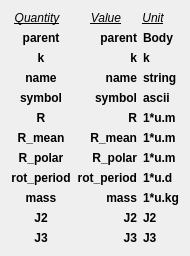
   <widget class="QWidget" name="layoutWidget_2">
    <property name="geometry">
     <rect>
      <x>110</x>
      <y>30</y>
      <width>180</width>
      <height>230</height>
     </rect>
    </property>
    <layout class="QVBoxLayout" name="attrib_table">
     <item>
      <layout class="QHBoxLayout" name="attrib_headings">
       <item>
        <widget class="QLabel" name="quantity">
         <property name="text">
          <string>&lt;html&gt;&lt;head/&gt;&lt;body&gt;&lt;p&gt;&lt;span style=&quot; font-style:italic; text-decoration: underline;&quot;&gt;Quantity&lt;/span&gt;&lt;/p&gt;&lt;/body&gt;&lt;/html&gt;</string>
         </property>
         <property name="alignment">
          <set>Qt::AlignCenter</set>
         </property>
        </widget>
       </item>
       <item>
        <widget class="QLabel" name="value">
         <property name="text">
          <string>&lt;html&gt;&lt;head/&gt;&lt;body&gt;&lt;p&gt;&lt;span style=&quot; font-style:italic; text-decoration: underline;&quot;&gt;Value&lt;/span&gt;&lt;/p&gt;&lt;/body&gt;&lt;/html&gt;</string>
         </property>
         <property name="alignment">
          <set>Qt::AlignRight|Qt::AlignTrailing|Qt::AlignVCenter</set>
         </property>
        </widget>
       </item>
       <item>
        <widget class="QLabel" name="unit">
         <property name="text">
          <string>&lt;html&gt;&lt;head/&gt;&lt;body&gt;&lt;p&gt;&lt;span style=&quot; font-style:italic; text-decoration: underline;&quot;&gt;Unit&lt;/span&gt;&lt;/p&gt;&lt;/body&gt;&lt;/html&gt;</string>
         </property>
         <property name="alignment">
          <set>Qt::AlignCenter</set>
         </property>
        </widget>
       </item>
      </layout>
     </item>
     <item>
      <layout class="QHBoxLayout" name="attrib_data">
       <item>
        <layout class="QVBoxLayout" name="fields">
         <item>
          <widget class="QLabel" name="lf_parent">
           <property name="text">
            <string>&lt;html&gt;&lt;head/&gt;&lt;body&gt;&lt;p&gt;&lt;span style=&quot; font-weight:600;&quot;&gt;parent&lt;/span&gt;&lt;/p&gt;&lt;/body&gt;&lt;/html&gt;</string>
           </property>
           <property name="alignment">
            <set>Qt::AlignCenter</set>
           </property>
           <property name="buddy">
            <cstring>parent Body</cstring>
           </property>
          </widget>
         </item>
         <item>
          <widget class="QLabel" name="lf_k">
           <property name="text">
            <string>&lt;html&gt;&lt;head/&gt;&lt;body&gt;&lt;p&gt;&lt;span style=&quot; font-weight:600;&quot;&gt;k&lt;/span&gt;&lt;/p&gt;&lt;/body&gt;&lt;/html&gt;</string>
           </property>
           <property name="alignment">
            <set>Qt::AlignCenter</set>
           </property>
           <property name="buddy">
            <cstring>gravitational parameter</cstring>
           </property>
          </widget>
         </item>
         <item>
          <widget class="QLabel" name="lf_name">
           <property name="text">
            <string>&lt;html&gt;&lt;head/&gt;&lt;body&gt;&lt;p&gt;&lt;span style=&quot; font-weight:600;&quot;&gt;name&lt;/span&gt;&lt;/p&gt;&lt;/body&gt;&lt;/html&gt;</string>
           </property>
           <property name="alignment">
            <set>Qt::AlignCenter</set>
           </property>
           <property name="buddy">
            <cstring>name of Body</cstring>
           </property>
          </widget>
         </item>
         <item>
          <widget class="QLabel" name="lf_symbol">
           <property name="text">
            <string>&lt;html&gt;&lt;head/&gt;&lt;body&gt;&lt;p&gt;&lt;span style=&quot; font-weight:600;&quot;&gt;symbol&lt;/span&gt;&lt;/p&gt;&lt;/body&gt;&lt;/html&gt;</string>
           </property>
           <property name="alignment">
            <set>Qt::AlignCenter</set>
           </property>
           <property name="buddy">
            <cstring>symbol for Body</cstring>
           </property>
          </widget>
         </item>
         <item>
          <widget class="QLabel" name="lf_R">
           <property name="text">
            <string>&lt;html&gt;&lt;head/&gt;&lt;body&gt;&lt;p&gt;&lt;span style=&quot; font-weight:600;&quot;&gt;R&lt;/span&gt;&lt;/p&gt;&lt;/body&gt;&lt;/html&gt;</string>
           </property>
           <property name="alignment">
            <set>Qt::AlignCenter</set>
           </property>
           <property name="buddy">
            <cstring>equatorial radius</cstring>
           </property>
          </widget>
         </item>
         <item>
          <widget class="QLabel" name="lf_R_mean">
           <property name="text">
            <string>&lt;html&gt;&lt;head/&gt;&lt;body&gt;&lt;p&gt;&lt;span style=&quot; font-weight:600;&quot;&gt;R_mean&lt;/span&gt;&lt;/p&gt;&lt;/body&gt;&lt;/html&gt;</string>
           </property>
           <property name="alignment">
            <set>Qt::AlignCenter</set>
           </property>
           <property name="buddy">
            <cstring>mean radius</cstring>
           </property>
          </widget>
         </item>
         <item>
          <widget class="QLabel" name="lf_R_polar">
           <property name="text">
            <string>&lt;html&gt;&lt;head/&gt;&lt;body&gt;&lt;p&gt;&lt;span style=&quot; font-weight:600;&quot;&gt;R_polar&lt;/span&gt;&lt;/p&gt;&lt;/body&gt;&lt;/html&gt;</string>
           </property>
           <property name="alignment">
            <set>Qt::AlignCenter</set>
           </property>
           <property name="buddy">
            <cstring>polar radius</cstring>
           </property>
          </widget>
         </item>
         <item>
          <widget class="QLabel" name="lf_rot_per">
           <property name="text">
            <string>&lt;html&gt;&lt;head/&gt;&lt;body&gt;&lt;p&gt;&lt;span style=&quot; font-weight:600;&quot;&gt;rot_period&lt;/span&gt;&lt;/p&gt;&lt;/body&gt;&lt;/html&gt;</string>
           </property>
           <property name="alignment">
            <set>Qt::AlignCenter</set>
           </property>
          </widget>
         </item>
         <item>
          <widget class="QLabel" name="lf_mass">
           <property name="text">
            <string>&lt;html&gt;&lt;head/&gt;&lt;body&gt;&lt;p&gt;&lt;span style=&quot; font-weight:600;&quot;&gt;mass&lt;/span&gt;&lt;/p&gt;&lt;/body&gt;&lt;/html&gt;</string>
           </property>
           <property name="alignment">
            <set>Qt::AlignCenter</set>
           </property>
          </widget>
         </item>
         <item>
          <widget class="QLabel" name="lf_J2">
           <property name="text">
            <string>&lt;html&gt;&lt;head/&gt;&lt;body&gt;&lt;p&gt;&lt;span style=&quot; font-weight:600;&quot;&gt;J2&lt;/span&gt;&lt;/p&gt;&lt;/body&gt;&lt;/html&gt;</string>
           </property>
           <property name="alignment">
            <set>Qt::AlignCenter</set>
           </property>
          </widget>
         </item>
         <item>
          <widget class="QLabel" name="lf_J3">
           <property name="text">
            <string>&lt;html&gt;&lt;head/&gt;&lt;body&gt;&lt;p&gt;&lt;span style=&quot; font-weight:600;&quot;&gt;J3&lt;/span&gt;&lt;/p&gt;&lt;/body&gt;&lt;/html&gt;</string>
           </property>
           <property name="alignment">
            <set>Qt::AlignCenter</set>
           </property>
          </widget>
         </item>
        </layout>
       </item>
       <item>
        <layout class="QVBoxLayout" name="values">
         <item>
          <widget class="QLabel" name="lv_parent">
           <property name="text">
            <string>&lt;html&gt;&lt;head/&gt;&lt;body&gt;&lt;p&gt;&lt;span style=&quot; font-weight:600;&quot;&gt;parent&lt;/span&gt;&lt;/p&gt;&lt;/body&gt;&lt;/html&gt;</string>
           </property>
           <property name="alignment">
            <set>Qt::AlignRight|Qt::AlignTrailing|Qt::AlignVCenter</set>
           </property>
          </widget>
         </item>
         <item>
          <widget class="QLabel" name="lv_k">
           <property name="text">
            <string>&lt;html&gt;&lt;head/&gt;&lt;body&gt;&lt;p&gt;&lt;span style=&quot; font-weight:600;&quot;&gt;k&lt;/span&gt;&lt;/p&gt;&lt;/body&gt;&lt;/html&gt;</string>
           </property>
           <property name="alignment">
            <set>Qt::AlignRight|Qt::AlignTrailing|Qt::AlignVCenter</set>
           </property>
          </widget>
         </item>
         <item>
          <widget class="QLabel" name="lv_name">
           <property name="text">
            <string>&lt;html&gt;&lt;head/&gt;&lt;body&gt;&lt;p&gt;&lt;span style=&quot; font-weight:600;&quot;&gt;name&lt;/span&gt;&lt;/p&gt;&lt;/body&gt;&lt;/html&gt;</string>
           </property>
           <property name="alignment">
            <set>Qt::AlignRight|Qt::AlignTrailing|Qt::AlignVCenter</set>
           </property>
          </widget>
         </item>
         <item>
          <widget class="QLabel" name="lv_symbol">
           <property name="text">
            <string>&lt;html&gt;&lt;head/&gt;&lt;body&gt;&lt;p&gt;&lt;span style=&quot; font-weight:600;&quot;&gt;symbol&lt;/span&gt;&lt;/p&gt;&lt;/body&gt;&lt;/html&gt;</string>
           </property>
           <property name="alignment">
            <set>Qt::AlignRight|Qt::AlignTrailing|Qt::AlignVCenter</set>
           </property>
          </widget>
         </item>
         <item>
          <widget class="QLabel" name="lv_R">
           <property name="text">
            <string>&lt;html&gt;&lt;head/&gt;&lt;body&gt;&lt;p&gt;&lt;span style=&quot; font-weight:600;&quot;&gt;R&lt;/span&gt;&lt;/p&gt;&lt;/body&gt;&lt;/html&gt;</string>
           </property>
           <property name="alignment">
            <set>Qt::AlignRight|Qt::AlignTrailing|Qt::AlignVCenter</set>
           </property>
          </widget>
         </item>
         <item>
          <widget class="QLabel" name="lv_R_mean">
           <property name="text">
            <string>&lt;html&gt;&lt;head/&gt;&lt;body&gt;&lt;p&gt;&lt;span style=&quot; font-weight:600;&quot;&gt;R_mean&lt;/span&gt;&lt;/p&gt;&lt;/body&gt;&lt;/html&gt;</string>
           </property>
           <property name="alignment">
            <set>Qt::AlignRight|Qt::AlignTrailing|Qt::AlignVCenter</set>
           </property>
          </widget>
         </item>
         <item>
          <widget class="QLabel" name="lv_R_polar">
           <property name="text">
            <string>&lt;html&gt;&lt;head/&gt;&lt;body&gt;&lt;p&gt;&lt;span style=&quot; font-weight:600;&quot;&gt;R_polar&lt;/span&gt;&lt;/p&gt;&lt;/body&gt;&lt;/html&gt;</string>
           </property>
           <property name="alignment">
            <set>Qt::AlignRight|Qt::AlignTrailing|Qt::AlignVCenter</set>
           </property>
          </widget>
         </item>
         <item>
          <widget class="QLabel" name="lv_rot_per">
           <property name="text">
            <string>&lt;html&gt;&lt;head/&gt;&lt;body&gt;&lt;p&gt;&lt;span style=&quot; font-weight:600;&quot;&gt;rot_period&lt;/span&gt;&lt;/p&gt;&lt;/body&gt;&lt;/html&gt;</string>
           </property>
           <property name="alignment">
            <set>Qt::AlignRight|Qt::AlignTrailing|Qt::AlignVCenter</set>
           </property>
          </widget>
         </item>
         <item>
          <widget class="QLabel" name="lv_mass">
           <property name="text">
            <string>&lt;html&gt;&lt;head/&gt;&lt;body&gt;&lt;p&gt;&lt;span style=&quot; font-weight:600;&quot;&gt;mass&lt;/span&gt;&lt;/p&gt;&lt;/body&gt;&lt;/html&gt;</string>
           </property>
           <property name="alignment">
            <set>Qt::AlignRight|Qt::AlignTrailing|Qt::AlignVCenter</set>
           </property>
          </widget>
         </item>
         <item>
          <widget class="QLabel" name="lv_J2">
           <property name="text">
            <string>&lt;html&gt;&lt;head/&gt;&lt;body&gt;&lt;p&gt;&lt;span style=&quot; font-weight:600;&quot;&gt;J2&lt;/span&gt;&lt;/p&gt;&lt;/body&gt;&lt;/html&gt;</string>
           </property>
           <property name="alignment">
            <set>Qt::AlignRight|Qt::AlignTrailing|Qt::AlignVCenter</set>
           </property>
          </widget>
         </item>
         <item>
          <widget class="QLabel" name="lv_J3">
           <property name="text">
            <string>&lt;html&gt;&lt;head/&gt;&lt;body&gt;&lt;p&gt;&lt;span style=&quot; font-weight:600;&quot;&gt;J3&lt;/span&gt;&lt;/p&gt;&lt;/body&gt;&lt;/html&gt;</string>
           </property>
           <property name="alignment">
            <set>Qt::AlignRight|Qt::AlignTrailing|Qt::AlignVCenter</set>
           </property>
          </widget>
         </item>
        </layout>
       </item>
       <item>
        <layout class="QVBoxLayout" name="units">
         <item>
          <widget class="QLabel" name="lu_parent">
           <property name="text">
            <string>&lt;html&gt;&lt;head/&gt;&lt;body&gt;&lt;p&gt;&lt;span style=&quot; font-weight:600;&quot;&gt;Body&lt;/span&gt;&lt;/p&gt;&lt;/body&gt;&lt;/html&gt;</string>
           </property>
           <property name="alignment">
            <set>Qt::AlignLeading|Qt::AlignLeft|Qt::AlignVCenter</set>
           </property>
          </widget>
         </item>
         <item>
          <widget class="QLabel" name="lu_k">
           <property name="text">
            <string>&lt;html&gt;&lt;head/&gt;&lt;body&gt;&lt;p&gt;&lt;span style=&quot; font-weight:600;&quot;&gt;k&lt;/span&gt;&lt;/p&gt;&lt;/body&gt;&lt;/html&gt;</string>
           </property>
           <property name="alignment">
            <set>Qt::AlignLeading|Qt::AlignLeft|Qt::AlignVCenter</set>
           </property>
          </widget>
         </item>
         <item>
          <widget class="QLabel" name="lu_name">
           <property name="text">
            <string>&lt;html&gt;&lt;head/&gt;&lt;body&gt;&lt;p&gt;&lt;span style=&quot; font-weight:600;&quot;&gt;string&lt;/span&gt;&lt;/p&gt;&lt;/body&gt;&lt;/html&gt;</string>
           </property>
           <property name="alignment">
            <set>Qt::AlignLeading|Qt::AlignLeft|Qt::AlignVCenter</set>
           </property>
          </widget>
         </item>
         <item>
          <widget class="QLabel" name="lu_symbol">
           <property name="text">
            <string>&lt;html&gt;&lt;head/&gt;&lt;body&gt;&lt;p&gt;&lt;span style=&quot; font-weight:600;&quot;&gt;ascii&lt;/span&gt;&lt;/p&gt;&lt;/body&gt;&lt;/html&gt;</string>
           </property>
           <property name="alignment">
            <set>Qt::AlignLeading|Qt::AlignLeft|Qt::AlignVCenter</set>
           </property>
          </widget>
         </item>
         <item>
          <widget class="QLabel" name="lu_R">
           <property name="text">
            <string>&lt;html&gt;&lt;head/&gt;&lt;body&gt;&lt;p&gt;&lt;span style=&quot; font-weight:600;&quot;&gt;1*u.m&lt;/span&gt;&lt;/p&gt;&lt;/body&gt;&lt;/html&gt;</string>
           </property>
           <property name="alignment">
            <set>Qt::AlignLeading|Qt::AlignLeft|Qt::AlignVCenter</set>
           </property>
          </widget>
         </item>
         <item>
          <widget class="QLabel" name="lu_R_mean">
           <property name="text">
            <string>&lt;html&gt;&lt;head/&gt;&lt;body&gt;&lt;p&gt;&lt;span style=&quot; font-weight:600;&quot;&gt;1*u.m&lt;/span&gt;&lt;/p&gt;&lt;/body&gt;&lt;/html&gt;</string>
           </property>
           <property name="alignment">
            <set>Qt::AlignLeading|Qt::AlignLeft|Qt::AlignVCenter</set>
           </property>
          </widget>
         </item>
         <item>
          <widget class="QLabel" name="lu_R_polar">
           <property name="text">
            <string>&lt;html&gt;&lt;head/&gt;&lt;body&gt;&lt;p&gt;&lt;span style=&quot; font-weight:600;&quot;&gt;1*u.m&lt;/span&gt;&lt;/p&gt;&lt;/body&gt;&lt;/html&gt;</string>
           </property>
           <property name="alignment">
            <set>Qt::AlignLeading|Qt::AlignLeft|Qt::AlignVCenter</set>
           </property>
          </widget>
         </item>
         <item>
          <widget class="QLabel" name="lu_rot_per">
           <property name="text">
            <string>&lt;html&gt;&lt;head/&gt;&lt;body&gt;&lt;p&gt;&lt;span style=&quot; font-weight:600;&quot;&gt;1*u.d&lt;/span&gt;&lt;/p&gt;&lt;/body&gt;&lt;/html&gt;</string>
           </property>
           <property name="alignment">
            <set>Qt::AlignLeading|Qt::AlignLeft|Qt::AlignVCenter</set>
           </property>
          </widget>
         </item>
         <item>
          <widget class="QLabel" name="lu_mass">
           <property name="text">
            <string>&lt;html&gt;&lt;head/&gt;&lt;body&gt;&lt;p&gt;&lt;span style=&quot; font-weight:600;&quot;&gt;1*u.kg&lt;/span&gt;&lt;/p&gt;&lt;/body&gt;&lt;/html&gt;</string>
           </property>
           <property name="alignment">
            <set>Qt::AlignLeading|Qt::AlignLeft|Qt::AlignVCenter</set>
           </property>
          </widget>
         </item>
         <item>
          <widget class="QLabel" name="lu_J2">
           <property name="text">
            <string>&lt;html&gt;&lt;head/&gt;&lt;body&gt;&lt;p&gt;&lt;span style=&quot; font-weight:600;&quot;&gt;J2&lt;/span&gt;&lt;/p&gt;&lt;/body&gt;&lt;/html&gt;</string>
           </property>
           <property name="alignment">
            <set>Qt::AlignLeading|Qt::AlignLeft|Qt::AlignVCenter</set>
           </property>
          </widget>
         </item>
         <item>
          <widget class="QLabel" name="lu_J3">
           <property name="text">
            <string>&lt;html&gt;&lt;head/&gt;&lt;body&gt;&lt;p&gt;&lt;span style=&quot; font-weight:600;&quot;&gt;J3&lt;/span&gt;&lt;/p&gt;&lt;/body&gt;&lt;/html&gt;</string>
           </property>
           <property name="alignment">
            <set>Qt::AlignLeading|Qt::AlignLeft|Qt::AlignVCenter</set>
           </property>
          </widget>
         </item>
        </layout>
       </item>
      </layout>
     </item>
    </layout>
   </widget>
